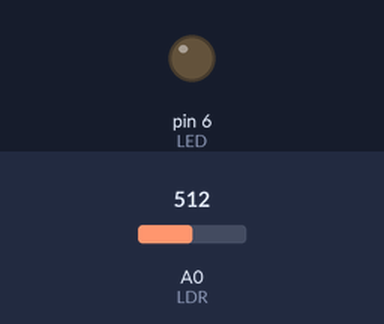
This sketch was run on a simulated Arduino Uno, built with avr-gcc and run on an emulated ATmega328P. On the bench: output pins drawn as LEDs (lit = HIGH). The inputs (shaded band) are chosen by the test bench; at power-on: A0 (LDR) = 512.

Above: at 1.2 s.
1.3 s: A0 (LDR) set to 12
2.8 s: A0 (LDR) set to 9
At 7.65 s:
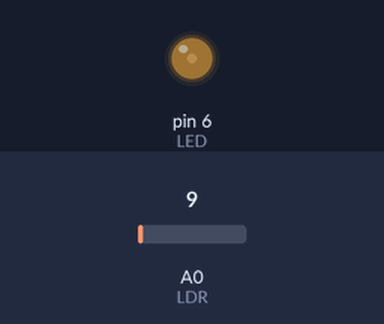
At 12.46 s:
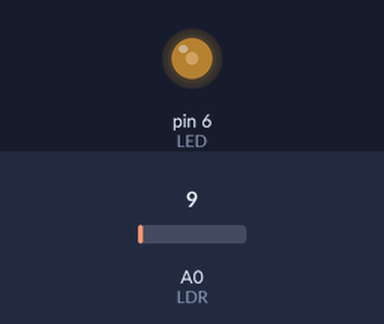
Timing chart, 0 to 17.3 s (numbered marks = the images above; inputs shaded):
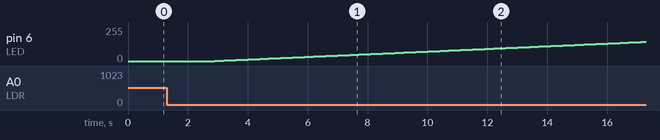

The sketch:

sensor_de_luminosidade.ino
```cpp
/*
  Sensor de luminosidade com led
  by: JBarbosa
*/

//OBS: calibrar antes o sensor
//OBS: colocar uma media
const int ESCURO = 10;

const int LDR = 0;
const int LED = 6;

int valorLido = 0;
int pwm = 0;

void setup() {
  pinMode(LED, OUTPUT);
}

void loop() {
  valorLido = analogRead(LDR);

  if (valorLido <= ESCURO) {
    analogWrite(LED, pwm);
    pwm++;
    delay(100);
  } else {
    digitalWrite(LED, LOW);
    pwm = 0;
  }

  if (pwm > 255) {
    pwm = 255;
  }
}
```

Measured:
- the behaviour switches between 11 and 10 on A0 (LDR) (found by bisection; images 0 and 1)
- after the input at 1.3 s, every drawn part: stays the same
- after the input at 2.8 s, pin 6 (LED): moves from 0/255 to 144/255 over 14.3 s, starting after 0.10 s
